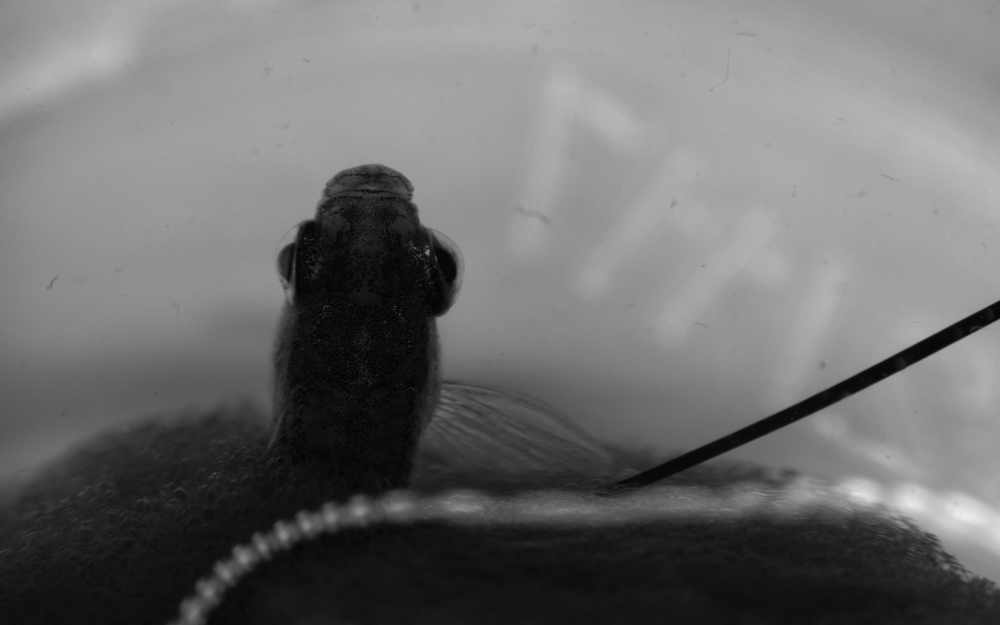
#> input picture TestData/Left.png, 1000 x 625 px, shrunk from 1920 x 1200 before the run
$ python Segment.py
#> lines starting #> are read from the running program, lines starting #| are printed output that depends on the picture; after the words box and inside, x2 and y2 are one past the last pixel; in counts of white or black regions, pixels touching at a corner belong together
from skimage.filters import sobel
from skimage.segmentation import watershed
from scipy import ndimage as ndi
import matplotlib.pyplot as plt
import numpy as np
import cv2

img = cv2.imread("TestData//Left.png",cv2.COLOR_BGR2GRAY)
#> img is the input picture: shape (625, 1000); min 1, max 239, mean 109.7

markers = np.zeros_like(img)
markers[img < 30] = 2
markers[img > 150] = 1

elevation_map = sobel(img)
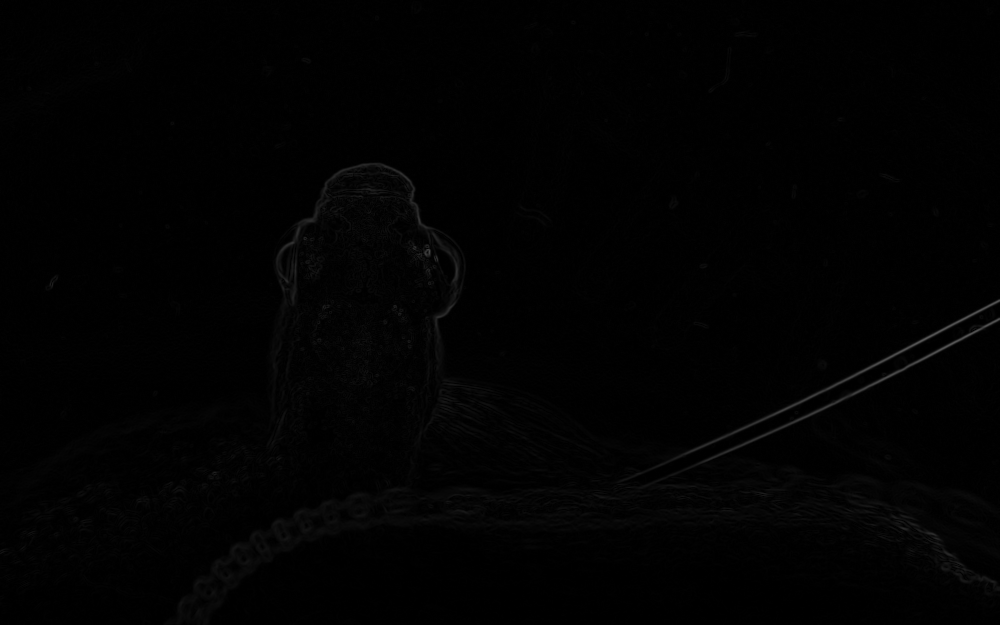
#> elevation_map: shape (625, 1000) float64; min 0, max 0.345, mean 0.00872
segmentation = watershed(elevation_map, markers)
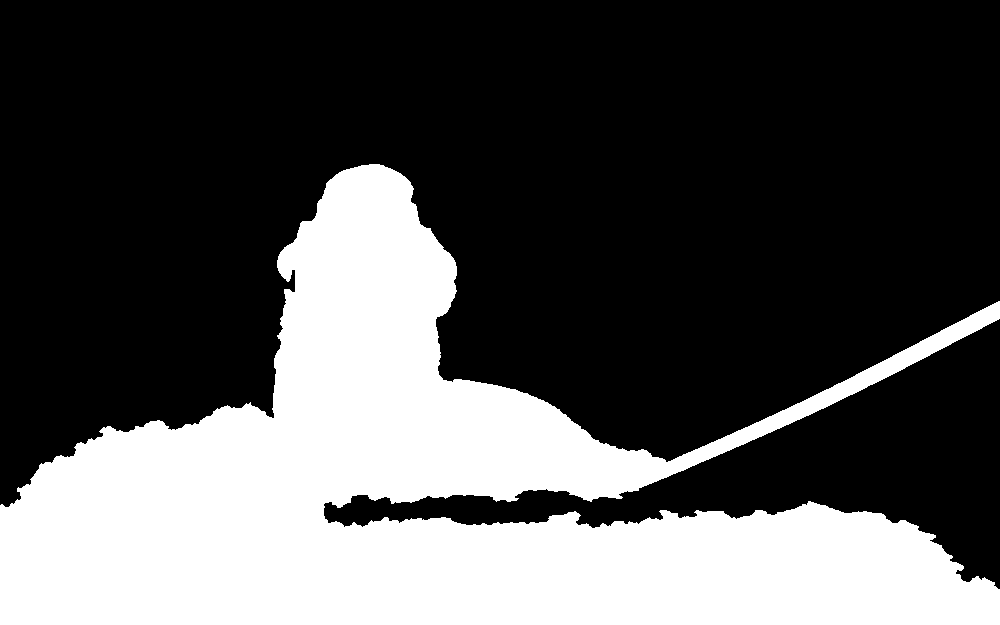
#> segmentation: shape (625, 1000); values 1 (black) and 2 (white), 32.1% white; 1 white region, box (x1, y1, x2, y2) and area: (0, 164, 1000, 625) 200879
segmentation = ndi.binary_fill_holes(segmentation - 1) # I believe this sets that background as 0 so we don't change it
labeled_img, num_features = ndi.label(segmentation)
#> num_features = 1

print(num_features)
#| 1
print(np.unique(labeled_img))
#| [0 1]

test = np.array([[0, 0, 0, 0, 0],
				 [0, 1, 1, 1, 0],
				 [0, 1, 1, 1, 0],
				 [2, 2, 2, 2, 2],
				 [0, 2, 2, 2, 2]])

test = labeled_img

freq = np.argmax(np.bincount(test.flatten())[1:]) + 1
#> freq = 1

#print(freq)

index = np.where(test == freq)
#> index = 200879 positions, rows 164 to 624, columns 0 to 999

#print(index)

y = index[0][0]
#> y = 164
x = index[1][index[0] == y]
#> x = [369, 370, 371, 372, 373, 374, 375, 376, 377, 378, 379]

print(x)
#| [369 370 371 372 373 374 375 376 377 378 379]
def findMed(arr):
	return arr[int(np.trunc(len(arr)/2))]

x = findMed(x)
#> x = 374

print("Y is: ",y)
#| Y is:  164
print("X is: ",x)
#| X is:  374

print(test[y][x])
#| 1

ax = plt.figure(figsize=(9, 3))

plt.subplot(121)
plt.imshow(test)
plt.title("before")
test[y][x] == 255

plt.subplot(122)
plt.imshow(test)
plt.title("after")
plt.text(x,y,"Here")
plt.show()
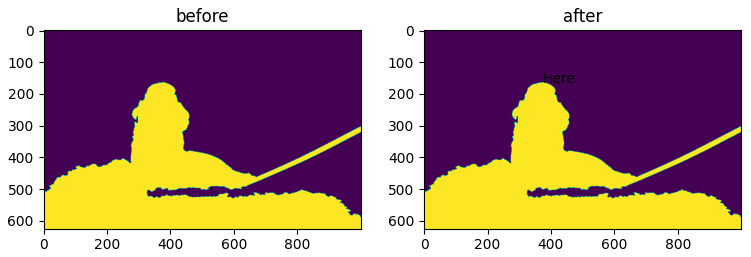
#> figure drawn by matplotlib, 2 panels

$ run again, with TestData/LitFish.png copied over TestData/Left.png
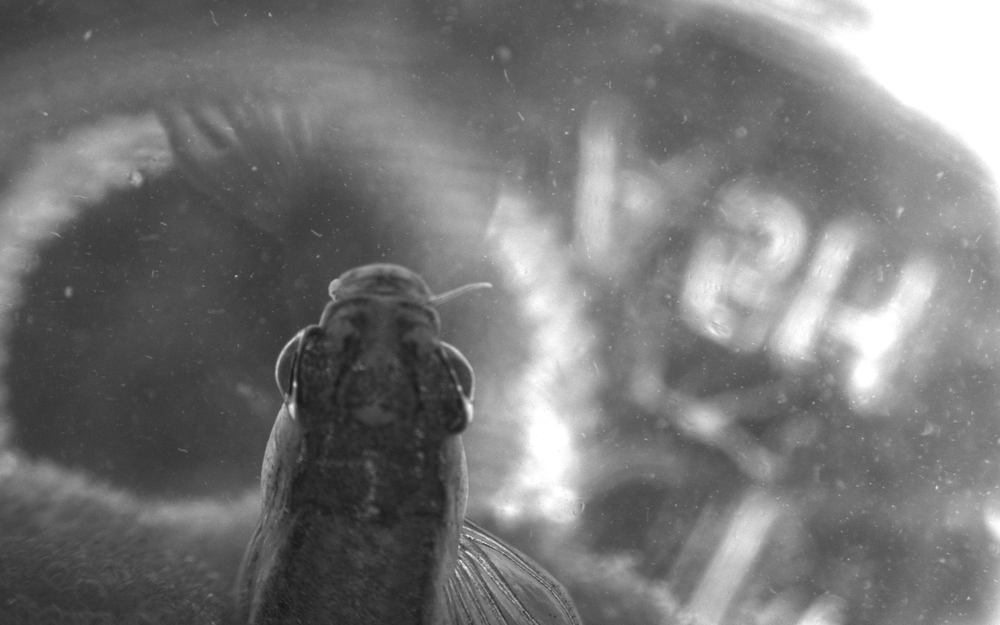
#> input picture TestData/LitFish.png, 1000 x 625 px, shrunk from 1920 x 1200 before the run
#> img is the input picture: shape (625, 1000, 3); min 24, max 255, mean 118.7
#> `segmentation = watershed(elevation_map, markers)`:
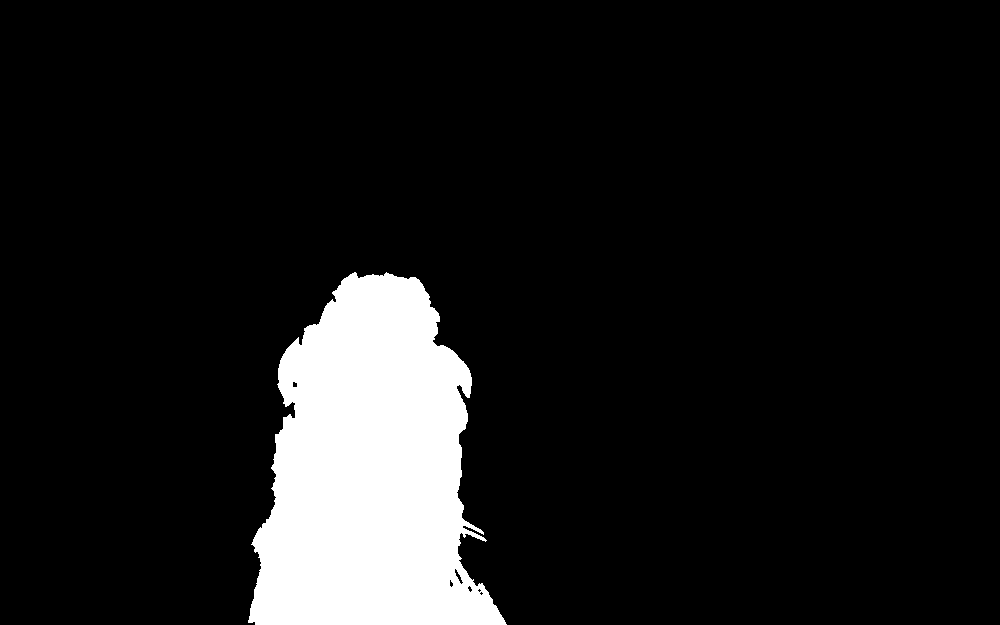
#> segmentation: shape (625, 1000, 3); values 1 (black) and 2 (white), 10.1% white; 1 white region, box (x1, y1, x2, y2) and area: (248, 272, 507, 625) 63050
#> num_features = 1
#| 1
#| [0 1]
#> y = 272
#> `x = index[1][index[0] == y]`: x = [354, 354, 354, 355, 355, 355, 386, 386, 386]
#| [354 354 354 355 355 355 386 386 386]
#> `x = findMed(x)`: x = 355
#| Y is:  272
#| X is:  355
#| [1 1 1]
#> `plt.show()`:
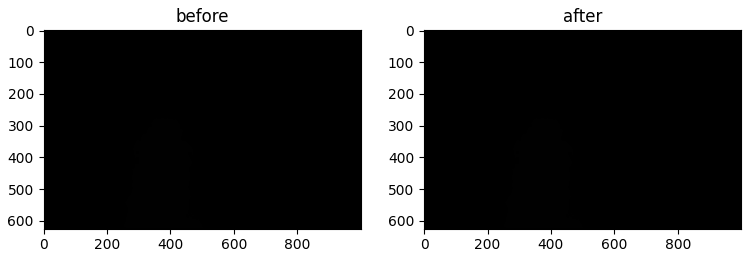
#> figure drawn by matplotlib, 2 panels
